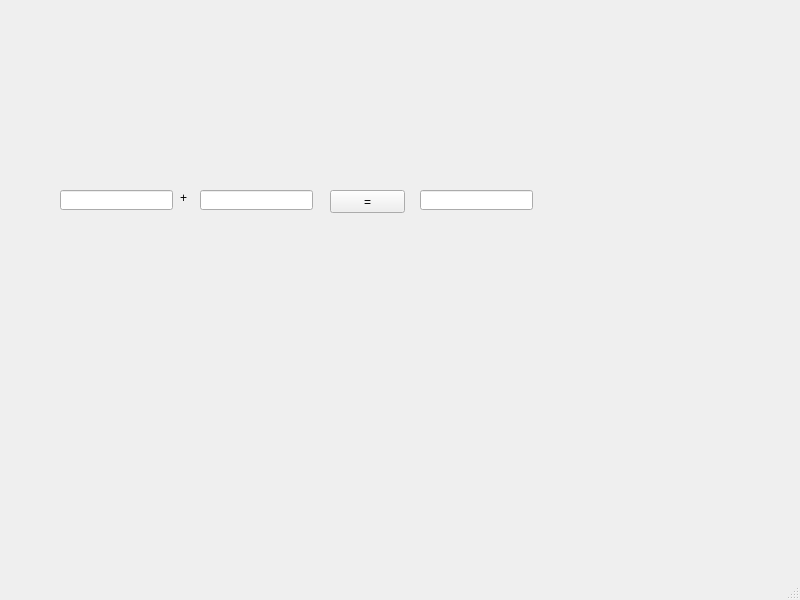
<?xml version="1.0" encoding="UTF-8"?>
<ui version="4.0">
 <class>MainWindow</class>
 <widget class="QMainWindow" name="MainWindow">
  <property name="geometry">
   <rect>
    <x>0</x>
    <y>0</y>
    <width>800</width>
    <height>600</height>
   </rect>
  </property>
  <property name="windowTitle">
   <string>MainWindow</string>
  </property>
  <widget class="QWidget" name="centralwidget">
   <widget class="QLabel" name="label">
    <property name="geometry">
     <rect>
      <x>180</x>
      <y>190</y>
      <width>21</width>
      <height>16</height>
     </rect>
    </property>
    <property name="text">
     <string>+</string>
    </property>
   </widget>
   <widget class="QLineEdit" name="le1">
    <property name="geometry">
     <rect>
      <x>60</x>
      <y>190</y>
      <width>113</width>
      <height>20</height>
     </rect>
    </property>
   </widget>
   <widget class="QLineEdit" name="le2">
    <property name="geometry">
     <rect>
      <x>200</x>
      <y>190</y>
      <width>113</width>
      <height>20</height>
     </rect>
    </property>
   </widget>
   <widget class="QPushButton" name="pb">
    <property name="geometry">
     <rect>
      <x>330</x>
      <y>190</y>
      <width>75</width>
      <height>23</height>
     </rect>
    </property>
    <property name="text">
     <string>=</string>
    </property>
   </widget>
   <widget class="QLineEdit" name="le3">
    <property name="geometry">
     <rect>
      <x>420</x>
      <y>190</y>
      <width>113</width>
      <height>20</height>
     </rect>
    </property>
   </widget>
  </widget>
  <widget class="QMenuBar" name="menubar">
   <property name="geometry">
    <rect>
     <x>0</x>
     <y>0</y>
     <width>800</width>
     <height>21</height>
    </rect>
   </property>
  </widget>
  <widget class="QStatusBar" name="statusbar"/>
 </widget>
 <resources/>
 <connections/>
</ui>
